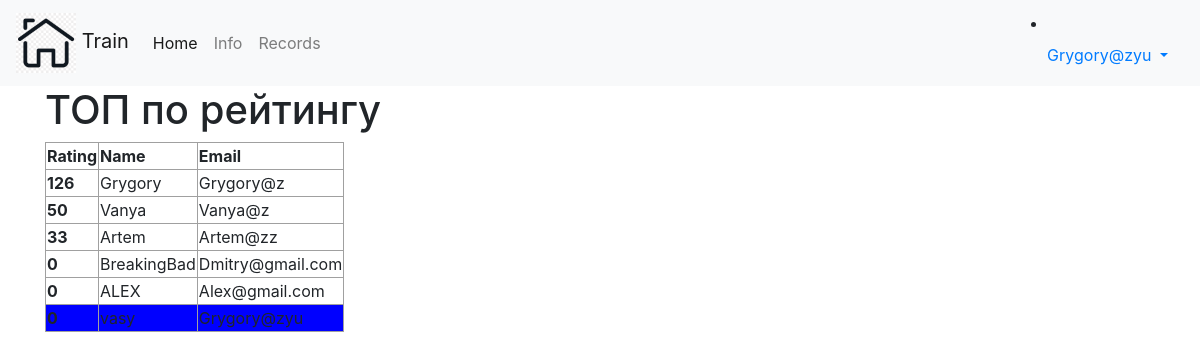
Page /records (signed in) on the committed database.
### data/users.py (models this page shows, shortened)
class User(SqlAlchemyBase, UserMixin, SerializerMixin):
    __tablename__ = 'users'
    id = sqlalchemy.Column(sqlalchemy.Integer,
                           primary_key=True, autoincrement=True)
    name = sqlalchemy.Column(sqlalchemy.String, nullable=True)
    about = sqlalchemy.Column(sqlalchemy.String, nullable=True)
    email = sqlalchemy.Column(sqlalchemy.String,
                              index=True, unique=True, nullable=True)
    hashed_password = sqlalchemy.Column(sqlalchemy.String, nullable=True)
    created_date = sqlalchemy.Column(sqlalchemy.DateTime,
                                     default=datetime.datetime.now)
    news = orm.relationship("News", back_populates='user')
    height = sqlalchemy.Column(sqlalchemy.Integer)
    weight = sqlalchemy.Column(sqlalchemy.Integer)
    age = sqlalchemy.Column(sqlalchemy.Integer)
    sex = sqlalchemy.Column(sqlalchemy.String, nullable=True)
    rating = sqlalchemy.Column(sqlalchemy.Integer)

### main.py (the view)
@app.route('/records',  methods=['GET', 'POST'])
def records():
    db_sess = db_session.create_session()
    users = db_sess.query(User)
    z = sorted([el for el in users], key=lambda x: -x.rating)
    if current_user.is_authenticated:
        return render_template("records.html", users=z, user_name=session['name'])
    else:
        return render_template("records.html", users=z)

### data/db_session.py (called while the page is built)
def create_session() -> Session:
    global __factory
    return __factory()

### main.py (called while the page is built)
@login_manager.user_loader
def load_user(user_id):
    db_sess = db_session.create_session()
    return db_sess.query(User).get(user_id)

### templates/records.html (shortened to what this page needs)
{% extends "base.html" %}
{% block content %}
<h1>ТОП по рейтингу</h1>
<table>
  <thead>
    <tr>
      <th scope="col">Rating</th>
      <th scope="col">Name</th>
      <th scope="col">Email</th>
    </tr>
  </thead>
    <tbody>
{% for item in users %}
{% if item.email == user_name %}
    <tr bgcolor="BLUE">
      <th scope="row">{{ item.rating }}</th>
      <td>{{ item.name }}</td>
      <td>{{ item.email }}</td>
    </tr>
{% else %}
<tr>
      <th scope="row">{{ item.rating }}</th>
      <td>{{ item.name }}</td>
      <td>{{ item.email }}</td>
    </tr>
{% endif %}
{% endfor %}
</tbody>
</table>
{% endblock %}

### templates/base.html (shortened to what this page needs)
<!doctype html>
<html lang="en">
<head>
    <link rel="stylesheet"
          href="https://stackpath.bootstrapcdn.com/bootstrap/4.4.1/css/bootstrap.min.css"
>
    <link rel="stylesheet" type="text/css" href="static/css/style.css">
</head>
<body>
<header>
    <nav class="navbar navbar-expand-lg navbar-light bg-light">
  <a class="navbar-brand" href="/"><img src="static/img/home.png" width="60" height="60" alt=""> Train</a>
  <div class="collapse navbar-collapse" id="navbarSupportedContent">
    <ul class="navbar-nav mr-auto">
      <li class="nav-item active">
        <a class="nav-link" href="/">Home <span class="sr-only">(current)</span></a>
      </li>
      <li class="nav-item">
        <a class="nav-link" href="/info">Info</a>
      </li>
      <li class="nav-item">
        <a class="nav-link" href="/records">Records</a>
      </li>
    </ul>
    <form class="form-inline my-2 my-lg-0">
      {% if current_user.is_authenticated %}
        <li class="nav-item dropdown">
        <a class="nav-link dropdown-toggle" href="#" id="navbarDropdown" role="button" data-toggle="dropdown" aria-haspopup="true" aria-expanded="false">
          {{ user_name }}
        </a>
      </li>
{% else %}
    <p>
        <a class="btn btn-outline-success" href="/register">Зарегистрироваться</a>
        <a class="btn btn-outline-primary" href="/login">Войти</a>
    </p>
{% endif %}
    </form>
  </div>
</nav>
</header>
<main role="main" class="container">
    {% block content %}{% endblock %}
</main>
</body>
</html>

### static/css/style.css (style rules this page uses)
table { border: 2 px solid rgb(160 160 160); bgcolor: rgb(255, 0, 0); }
th, td { border: 1px solid rgb(160 160 160); bgcolor: rgb(255, 0, 0); }

### rows in the picture
User: email "Grygory@zyu"
User: rating "126", name "Grygory", email "Grygory@z"
User: rating "50", name "Vanya", email "Vanya@z"
User: rating "33", name "Artem", email "Artem@zz"
User: rating "0", name "BreakingBad", email "Dmitry@gmail.com"
User: rating "0", name "ALEX", email "Alex@gmail.com"
